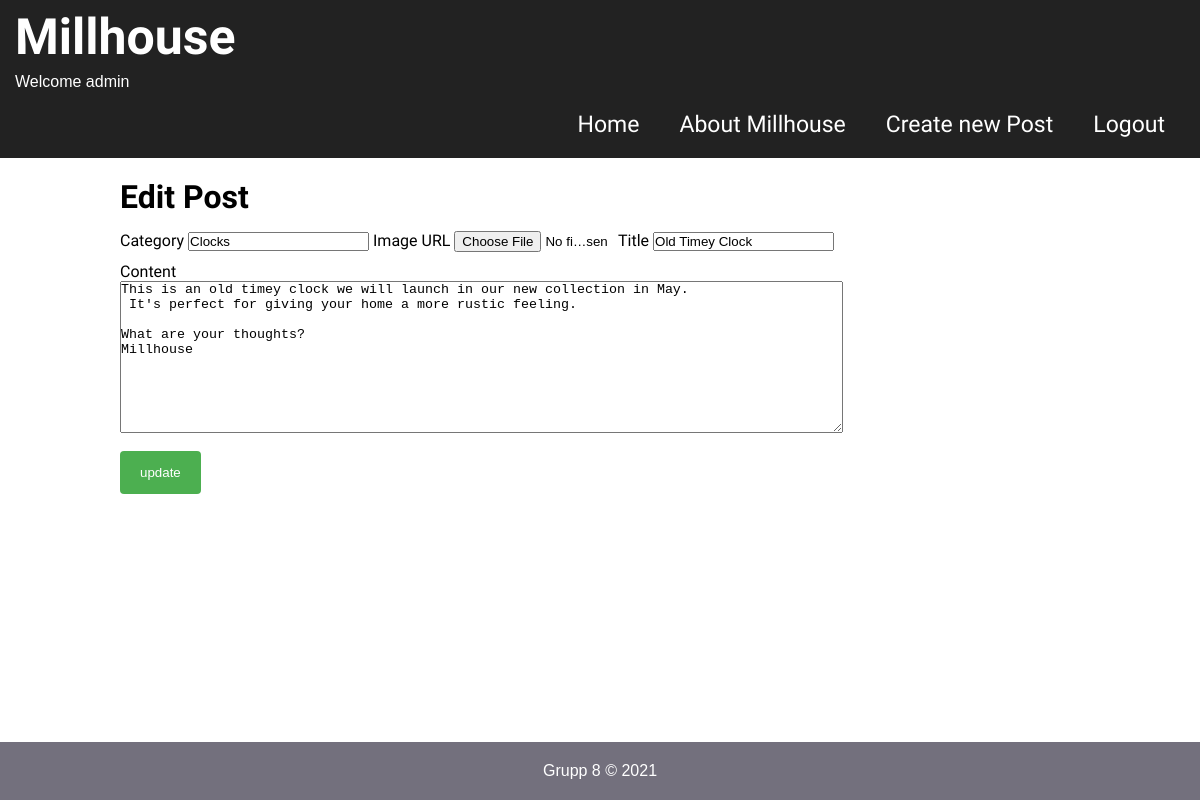
/views/editPost.php?id=1 (signed in), run on the app's committed database.
### tables this page shows
CREATE TABLE `posts`(
`ID` INT PRIMARY KEY NOT NULL AUTO_INCREMENT,
`Title` VARCHAR(30) NOT NULL,
`Image` VARCHAR(200),
`Category` VARCHAR(30) NOT NULL DEFAULT 'uncategorized',
`Date` DATE NOT NULL,
`UserID` INT NOT NULL,
`Content` TEXT NOT NULL,
CONSTRAINT FK_user_post FOREIGN KEY(UserID) REFERENCES users(ID)
);

### views/editPost.php (the view, shortened to what this page needs)
<?php
include('../includes/database.php');
?>
<!DOCTYPE html>
<html lang="en">
<head>
    <link rel="stylesheet" href="../css/style.css?v=<?php echo time(); ?>">
</head>
<body>
    <main class="container">
        <?php include("../includes/header.php"); ?>
        <div class="content2">
            <h1 class="postHeader">Edit Post</h1>
            <?php
            $stm = $db->prepare("SELECT Category, Image, Title, Content FROM posts WHERE id=:id_IN");
            $stm->bindParam(":id_IN", $_GET['id']);
            $success = $stm->execute();
            $postData = $stm->fetch();
            ?>
            <form class="handlePostForm" action="editPost.php?action=update" method="post" enctype="multipart/form-data">
                <label class="postLabels" for="category">Category</label>
                <input class="categoryInput" type="text" name="category" value="<?= $postData['Category']; ?>" placeholder="Category of blog post"></input>
                <label class="postLabels" for="image">Image URL</label>
                <input class=" imgInput" type="file" name="imageToReplace"> </input>
                <label class="postLabels" for="title">Title</label>
                <input class=" titleInput" type="text" name="title" value="<?= $postData['Title'];    ?>" placeholder="Title of blog post"></input>
                <div class="textarea">
                <label id="contentLabel" class="postLabels" for="content">Content</label>
                <textarea class=" contentInput" name="content" id="" cols="30" rows="10" placeholder="Content of blog post.."><?= $postData['Content']; ?></textarea>
                </div>
                <input class="postSubmit" type="submit" value="update" />
            </form>
        </div>
    </main>
    <?php include("../includes/footer.php"); ?>
</body>
</html>

### Css/style.css (style rules this page uses)
* { box-sizing: border-box; padding: 0px; margin: 0px; }
body { font-family: sans-serif; font-size: 16px; position: relative; min-height: 100vh; }
.container { width: 100%; margin: 0px auto; }
.content2 { width: 80%; padding-bottom: 60px; margin: 0px auto; font-family: 'Shippori Mincho B1', serif; }
.imgInput { width: 160px; }
.contentInput { width: 100%; max-width: 723px; white-space: break-spaces; }
.postSubmit { background-color: #4CAF50; color: white; padding: 14px 20px; margin: 8px 0; border: none; border-radius: 4px; cursor: pointer; }
.postHeader { padding-top: 20px; padding-bottom: 15px; }
.textarea { display: flex; flex-direction: column; padding-bottom: 10px; }
#contentLabel { padding-top: 10px; }

### data on the page
posts: category "Clocks", title "Old Timey Clock", content "This is an old timey clock we will launch in our new collection in May. It's perfect for giving your home a more rustic feeling. What are your thoughts? Millhouse"

### other printed values
$_SESSION['username'] "admin"
